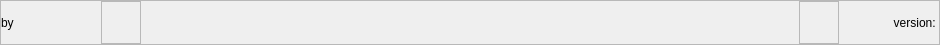
           <widget class="QFrame" name="bottomBar">
            <property name="minimumSize">
             <size>
              <width>940</width>
              <height>45</height>
             </size>
            </property>
            <property name="maximumSize">
             <size>
              <width>16777215</width>
              <height>45</height>
             </size>
            </property>
            <property name="frameShape">
             <enum>QFrame::Shape::StyledPanel</enum>
            </property>
            <property name="frameShadow">
             <enum>QFrame::Shadow::Raised</enum>
            </property>
            <layout class="QHBoxLayout" name="horizontalLayout_50">
             <property name="spacing">
              <number>0</number>
             </property>
             <property name="leftMargin">
              <number>0</number>
             </property>
             <property name="topMargin">
              <number>0</number>
             </property>
             <property name="rightMargin">
              <number>0</number>
             </property>
             <property name="bottomMargin">
              <number>0</number>
             </property>
             <item>
              <widget class="QLabel" name="creditsLabel">
               <property name="maximumSize">
                <size>
                 <width>100</width>
                 <height>16777215</height>
                </size>
               </property>
               <property name="text">
                <string>by </string>
               </property>
              </widget>
             </item>
             <item>
              <widget class="QFrame" name="frame_40">
               <property name="maximumSize">
                <size>
                 <width>40</width>
                 <height>16777215</height>
                </size>
               </property>
               <property name="frameShape">
                <enum>QFrame::Shape::StyledPanel</enum>
               </property>
               <property name="frameShadow">
                <enum>QFrame::Shadow::Raised</enum>
               </property>
              </widget>
             </item>
             <item>
              <widget class="QLabel" name="stateshow">
               <property name="font">
                <font>
                 <family>Segoe UI</family>
                 <pointsize>-1</pointsize>
                 <italic>false</italic>
                 <bold>false</bold>
                </font>
               </property>
               <property name="styleSheet">
                <string notr="true">font-size: 11px; 
color: rgb(113, 126, 149);</string>
               </property>
               <property name="text">
                <string>&lt;html&gt;&lt;head/&gt;&lt;body&gt;&lt;p&gt;&lt;br/&gt;&lt;/p&gt;&lt;/body&gt;&lt;/html&gt;</string>
               </property>
               <property name="alignment">
                <set>Qt::AlignmentFlag::AlignCenter</set>
               </property>
              </widget>
             </item>
             <item>
              <widget class="QFrame" name="frame_41">
               <property name="maximumSize">
                <size>
                 <width>40</width>
                 <height>16777215</height>
                </size>
               </property>
               <property name="frameShape">
                <enum>QFrame::Shape::StyledPanel</enum>
               </property>
               <property name="frameShadow">
                <enum>QFrame::Shadow::Raised</enum>
               </property>
              </widget>
             </item>
             <item>
              <widget class="QLabel" name="version">
               <property name="minimumSize">
                <size>
                 <width>0</width>
                 <height>0</height>
                </size>
               </property>
               <property name="maximumSize">
                <size>
                 <width>100</width>
                 <height>16777215</height>
                </size>
               </property>
               <property name="text">
                <string>version: </string>
               </property>
               <property name="textFormat">
                <enum>Qt::TextFormat::PlainText</enum>
               </property>
               <property name="scaledContents">
                <bool>false</bool>
               </property>
               <property name="alignment">
                <set>Qt::AlignmentFlag::AlignRight|Qt::AlignmentFlag::AlignTrailing|Qt::AlignmentFlag::AlignVCenter</set>
               </property>
               <property name="wordWrap">
                <bool>false</bool>
               </property>
               <property name="margin">
                <number>0</number>
               </property>
              </widget>
             </item>
            </layout>
           </widget>
